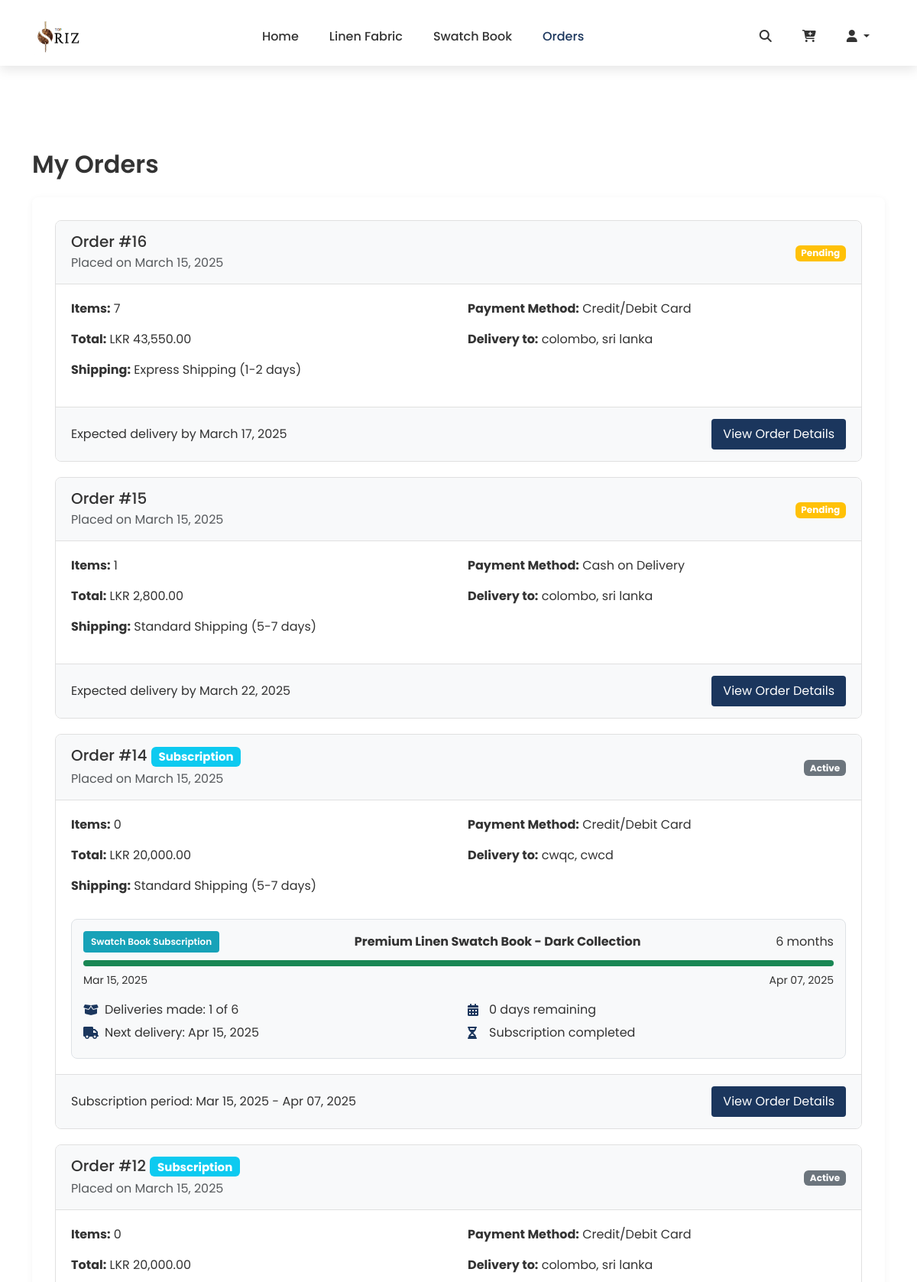
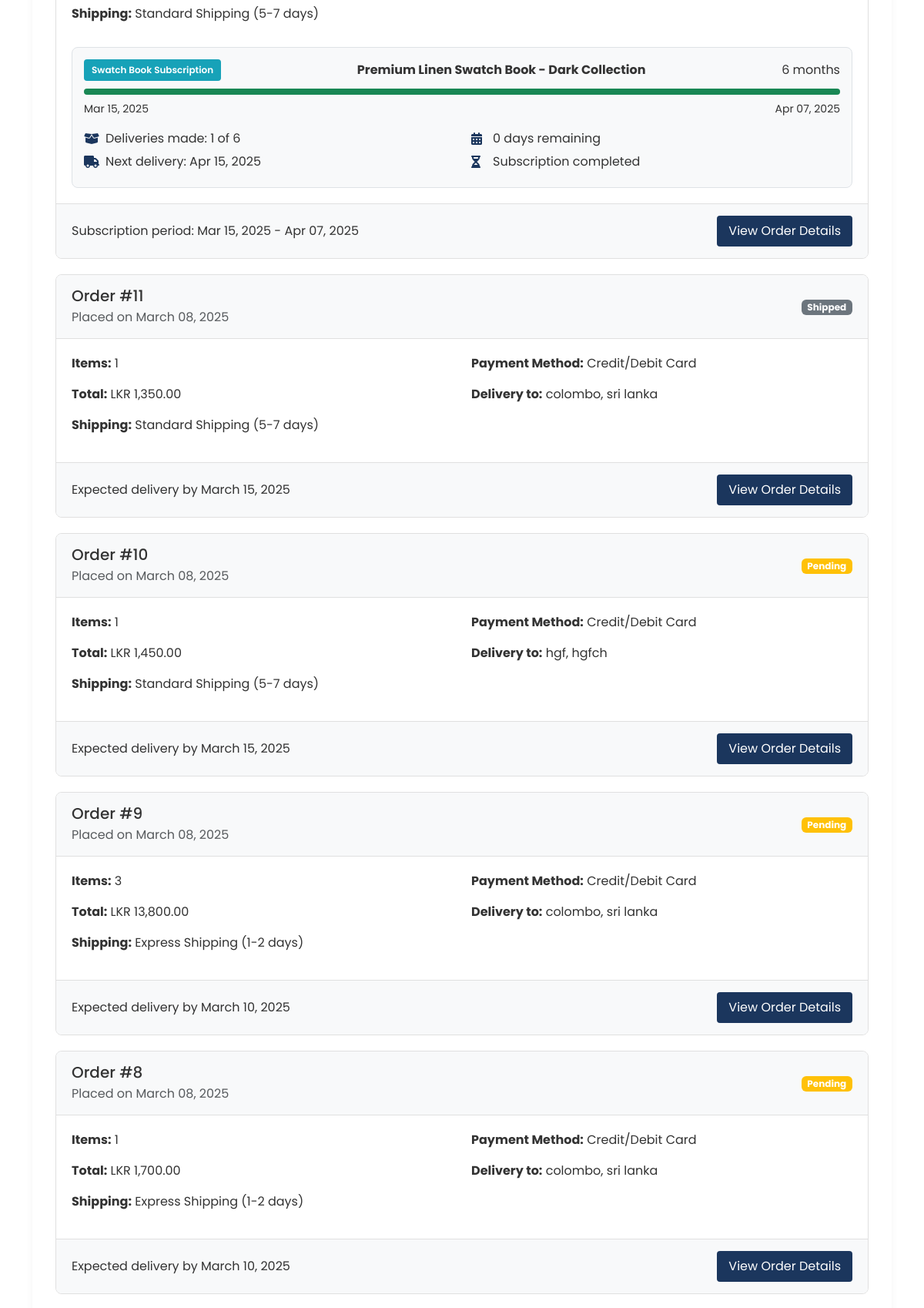
/orders.php (signed in, upper part), run on the app's committed database (2 pictures, top to bottom).
### tables this page shows
CREATE TABLE `orders` (
  `id` int(11) NOT NULL,
  `user_id` int(11) NOT NULL,
  `total_amount` decimal(10,2) NOT NULL,
  `payment_method` varchar(50) NOT NULL,
  `payment_status` varchar(20) NOT NULL DEFAULT 'pending',
  `order_type` varchar(50) DEFAULT 'regular',
  `subscription_id` int(11) DEFAULT NULL,
  `delivery_address` text DEFAULT NULL,
  `delivery_city` varchar(100) DEFAULT NULL,
  `delivery_postcode` varchar(20) DEFAULT NULL,
  `delivery_country` varchar(100) DEFAULT NULL,
  `delivery_option` varchar(50) DEFAULT 'standard',
  `delivery_cost` decimal(10,2) DEFAULT 250.00,
  `order_date` timestamp NOT NULL DEFAULT current_timestamp(),
  `created_at` timestamp NOT NULL DEFAULT current_timestamp()
);

CREATE TABLE `swatch_subscriptions` (
  `id` int(11) NOT NULL,
  `user_id` int(11) NOT NULL,
  `swatch_type` varchar(50) NOT NULL,
  `duration` int(11) NOT NULL,
  `start_date` date NOT NULL,
  `end_date` varchar(50) DEFAULT NULL,
  `total_amount` decimal(10,2) NOT NULL,
  `payment_method` varchar(50) NOT NULL,
  `payment_status` varchar(20) NOT NULL DEFAULT 'pending',
  `created_at` timestamp NOT NULL DEFAULT current_timestamp()
);

### orders.php (the view, shortened to what this page needs)
<?php
require_once 'config.php';
$user_id = $_SESSION['user_id'];
function getSubscriptionDetails($subscription_id, $conn) {
    $stmt = $conn->prepare("
        SELECT * FROM swatch_subscriptions
        WHERE id = ?
    ");
    $stmt->bind_param("i", $subscription_id);
    $stmt->execute();
    $result = $stmt->get_result();
    return $result->fetch_assoc();
}
$stmt = $conn->prepare("
    SELECT o.*,
           COUNT(DISTINCT oi.id) as item_count
    FROM orders o
    LEFT JOIN order_items oi ON o.id = oi.order_id
    WHERE o.user_id = ?
    GROUP BY o.id
    ORDER BY o.order_date DESC
");
$stmt->bind_param("i", $user_id);
$stmt->execute();
$result = $stmt->get_result();
$orders = [];
while ($row = $result->fetch_assoc()) {
    $orders[] = $row;
}
?>
<!DOCTYPE html>
<html lang="en">
<head>
    <link href="https://cdn.jsdelivr.net/npm/bootstrap@5.3.3/dist/css/bootstrap.min.css" rel="stylesheet">
    <link rel="stylesheet" href="https://cdnjs.cloudflare.com/ajax/libs/font-awesome/6.5.1/css/all.min.css">
    <link rel="stylesheet" href="Style.css">
</head>
<body>
<nav class="navbar navbar-expand-lg navbar-light bg-light py-2 fixed-top">
        <div class="container">
            <img src="img/logo.png" alt="Pure Linen Logo" class="navbar-brand">
            <div class="collapse navbar-collapse justify-content-center" id="navbarSupportedContent">
                <ul class="navbar-nav mx-auto">
                    <li class="nav-item">
                        <a class="nav-link" href="Index.php">Home</a>
                    </li>
                    <li class="nav-item">
                        <a class="nav-link " href="shop.php">Linen Fabric</a>
                    </li>
                    <li class="nav-item">
                        <a class="nav-link" href="swatch.php">Swatch Book</a>
                    </li>
                    <li class="nav-item">
                        <a class="nav-link active" href="orders.php">Orders</a>
                    </li>
                </ul>
                <ul class="navbar-nav">
                    <li class="nav-item">
                        <a class="nav-link" href="search.php" aria-label="Search">
                            <i class="fas fa-search"></i>
                        </a>
                    </li>
                    <li class="nav-item">
                        <a class="nav-link" href="cart.php" aria-label="Shopping Cart">
                            <i class="fas fa-cart-plus"></i>
                        </a>
                    </li>
                    <li class="nav-item dropdown">
                        <?php if(isset($_SESSION['user_id'])): ?>
                            <a class="nav-link dropdown-toggle" href="#" id="profileDropdown" role="button" data-bs-toggle="dropdown">
                                <i class="fas fa-user"></i>
                            </a>
                        <?php else: ?>
                            <a class="nav-link" href="login.php">
                                <i class="fas fa-sign-in-alt"></i> Login
                            </a>
                        <?php endif; ?>
                    </li>
                </ul>
            </div>
        </div>
    </nav>
    <div class="container mt-5 pt-5">
        <h2 class="mb-4">My Orders</h2>
        <div class="orders-container">
            <?php if (empty($orders)): ?>
                <div class="no-orders">
                    <i class="fas fa-shopping-bag"></i>
                    <h4>You haven't placed any orders yet</h4>
                    <p class="text-muted">Browse our products and place your first order!</p>
                    <a href="shop.php" class="btn btn-primary mt-3">Start Shopping</a>
                </div>
            <?php else: ?>
                <?php foreach ($orders as $order): ?>
                    <div class="order-card">
                        <div class="order-header d-flex justify-content-between align-items-center flex-wrap">
                            <div>
                                <h5 class="mb-1">
                                    Order #<?php echo $order['id']; ?>
                                    <?php if ($order['order_type'] === 'subscription'): ?>
                                        <span class="badge bg-info">Subscription</span>
                                    <?php endif; ?>
                                </h5>
                                <p class="text-muted mb-0">Placed on <?php echo date('F d, Y', strtotime($order['order_date'])); ?></p>
                            </div>
                            <div class="order-status">
                                <?php
                                    $status_class = '';
                                    switch($order['payment_status']) {
                                        case 'completed':
                                            $status_class = 'bg-success';
                                            break;
                                        case 'pending':
                                            $status_class = 'bg-warning';
                                            break;
                                        case 'cancelled':
                                            $status_class = 'bg-danger';
                                            break;
                                        default:
                                            $status_class = 'bg-secondary';
                                    }
                                ?>
                                <span class="badge <?php echo $status_class; ?>">
                                    <?php echo ucfirst($order['payment_status']); ?>
                                </span>
                            </div>
                        </div>
                        <div class="order-body">
                            <div class="row">
                                <div class="col-md-6">
                                    <p><strong>Items:</strong> <?php echo $order['item_count']; ?></p>
                                    <p><strong>Total:</strong> LKR <?php echo number_format($order['total_amount'], 2); ?></p>
                                    <p>
                                        <strong>Shipping:</strong>
                                        <?php echo $order['delivery_option'] === 'express' ?
                                            'Express Shipping (1-2 days)' :
                                            'Standard Shipping (5-7 days)'; ?>
                                    </p>
                                </div>
                                <div class="col-md-6">
                                    <p>
                                        <strong>Payment Method:</strong>
                                        <?php
                                            switch($order['payment_method']) {
                                                case 'card':
                                                    echo 'Credit/Debit Card';
                                                    break;
                                                case 'bank':
                                                    echo 'Bank Transfer';
                                                    break;
                                                case 'cod':
                                                    echo 'Cash on Delivery';
                                                    break;
                                            }
                                        ?>
                                    </p>
                                    <p><strong>Delivery to:</strong> <?php echo htmlspecialchars($order['delivery_city']); ?>, <?php echo htmlspecialchars($order['delivery_country']); ?></p>
                                </div>
                            </div>
                            <?php
                            if ($order['order_type'] === 'subscription' && !empty($order['subscription_id'])) {
                                $subscription = getSubscriptionDetails($order['subscription_id'], $conn);
                                if ($subscription) {
                                    $start_date = new DateTime($subscription['start_date']);
                                    $end_date = new DateTime($subscription['end_date']);
                                    $current_date = new DateTime();
                                    $total_days = $start_date->diff($end_date)->days;
                                    $days_elapsed = $start_date->diff($current_date)->days;
                                    $progress_percentage = 0;
                                    if ($total_days > 0) {
                                        $progress_percentage = min(100, max(0, ($days_elapsed / $total_days) * 100));
                                    }
                                    $days_left = max(0, $current_date->diff($end_date)->days);
                                    $months_left = ceil($days_left / 30);
                                    $total_deliveries = $subscription['duration'];
                                    $months_elapsed = floor($days_elapsed / 30);
                                    $deliveries_made = min($total_deliveries, max(1, $months_elapsed + 1));
                                    $deliveries_remaining = max(0, $total_deliveries - $deliveries_made);
                                    ?>
                                    <div class="subscription-details">
                                        <div class="subscription-header">
                                            <span class="subscription-badge">Swatch Book Subscription</span>
                                            <strong>Premium Linen Swatch Book - <?php echo ucfirst($subscription['swatch_type']); ?> Collection</strong>
                                            <span><?php echo $subscription['duration']; ?> <?php echo $subscription['duration'] == 1 ? 'month' : 'months'; ?></span>
                                        </div>
                                        <div class="progress mt-2 mb-2">
                                            <div class="progress-bar bg-success" role="progressbar" style="width: <?php echo $progress_percentage; ?>%"></div>
                                        </div>
                                        <div class="d-flex justify-content-between mb-3">
                                            <small><?php echo date('M d, Y', strtotime($subscription['start_date'])); ?></small>
                                            <small><?php echo date('M d, Y', strtotime($subscription['end_date'])); ?></small>
                                        </div>
                                        <div class="row">
                                            <div class="col-md-6">
                                                <div class="sub-detail-row">
                                                    <i class="fas fa-box-open"></i>
                                                    <span>Deliveries made: <?php echo $deliveries_made; ?> of <?php echo $total_deliveries; ?></span>
                                                </div>
                                                <?php if ($deliveries_remaining > 0): ?>
                                                    <div class="sub-detail-row">
                                                        <i class="fas fa-truck"></i>
                                                        <?php
                                                            $next_delivery = clone $start_date;
                                                            $next_delivery->modify('+'.($deliveries_made).' months');
                                                        ?>
                                                        <span>Next delivery: <?php echo $next_delivery->format('M d, Y'); ?></span>
                                                    </div>
                                                <?php endif; ?>
                                            </div>
                                            <div class="col-md-6">
                                                <div class="sub-detail-row">
                                                    <i class="fas fa-calendar-alt"></i>
                                                    <span><?php echo $days_left; ?> days remaining</span>
                                                </div>
                                                <div class="sub-detail-row">
                                                    <i class="fas fa-hourglass-half"></i>
                                                    <span>
                                                        <?php
                                                            if ($days_left > 0) {
                                                                echo $months_left . ' ' . ($months_left == 1 ? 'month' : 'months') . ' remaining';
                                                            } else {
                                                                echo 'Subscription completed';
                                                            }
                                                        ?>
                                                    </span>
                                                </div>
                                            </div>
                                        </div>
                                    </div>
                                    <?php
                                }
                            }
                            ?>
                        </div>
                        <div class="order-footer">
                            <span>
                                <?php
                                    if ($order['order_type'] === 'subscription' && isset($subscription) && !empty($subscription)) {
                                        echo 'Subscription period: ' . date('M d, Y', strtotime($subscription['start_date'])) .
                                             ' - ' . date('M d, Y', strtotime($subscription['end_date']));
                                    } else {
                                        $order_date = new DateTime($order['order_date']);
                                        if ($order['delivery_option'] === 'express') {
                                            $delivery_days = 2;
                                        } else {
                                            $delivery_days = 7;
                                        }
                                        $delivery_date = clone $order_date;
                                        $delivery_date->modify("+$delivery_days days");
                                        if ($order['payment_status'] !== 'cancelled') {
                                            echo 'Expected delivery by ' . $delivery_date->format('F d, Y');
                                        }
                                    }
                                ?>
                            </span>
                            <a href="order_details.php?id=<?php echo $order['id']; ?>" class="order-detail-btn">View Order Details</a>
                        </div>
                    </div>
                <?php endforeach; ?>
            <?php endif; ?>
        </div>
    </div>
    <?php include 'footer.php'; ?>
</body>
</html>

### data on the page
orders: id "16", order_date "March 15, 2025", payment_status "Pending", item_count "7", total_amount "43,550.00", shows "Express Shipping (1-2 days)", payment_method "Credit/Debit Card", delivery_city "colombo", delivery_country "sri lanka", $delivery_date->format('F d, Y') "March 17, 2025"
orders: id "15", order_date "March 15, 2025", payment_status "Pending", item_count "1", total_amount "2,800.00", shows "Standard Shipping (5-7 days)", payment_method "Cash on Delivery", delivery_city "colombo", delivery_country "sri lanka", $delivery_date->format('F d, Y') "March 22, 2025"
orders: id "14", order_type "Subscription", order_date "March 15, 2025", payment_status "Active", item_count "0", total_amount "20,000.00", delivery_option "Standard Shipping (5-7 days)", payment_method "Credit/Debit Card", delivery_city "cwqc", delivery_country "cwcd", swatch_subscriptions.swatch_type "Dark", swatch_subscriptions.duration "6", shows "months", swatch_subscriptions.start_date "Mar 15, 2025", swatch_subscriptions.end_date "Apr 07, 2025", swatch_subscriptions.start_date+duration "Apr 15, 2025", shows "Subscription completed"
orders: id "12", order_type "Subscription", order_date "March 15, 2025", payment_status "Active", item_count "0", total_amount "20,000.00", delivery_option "Standard Shipping (5-7 days)", payment_method "Credit/Debit Card", delivery_city "colombo", delivery_country "sri lanka", swatch_subscriptions.swatch_type "Dark", swatch_subscriptions.duration "6", shows "months", swatch_subscriptions.start_date "Mar 15, 2025", swatch_subscriptions.end_date "Apr 07, 2025", swatch_subscriptions.start_date+duration "Apr 15, 2025", shows "Subscription completed"
orders: id "11", order_date "March 08, 2025", payment_status "Shipped", item_count "1", total_amount "1,350.00", shows "Standard Shipping (5-7 days)", payment_method "Credit/Debit Card", delivery_city "colombo", delivery_country "sri lanka", $delivery_date->format('F d, Y') "March 15, 2025"
orders: id "10", order_date "March 08, 2025", payment_status "Pending", item_count "1", total_amount "1,450.00", shows "Standard Shipping (5-7 days)", payment_method "Credit/Debit Card", delivery_city "hgf", delivery_country "hgfch", $delivery_date->format('F d, Y') "March 15, 2025"
orders: id "9", order_date "March 08, 2025", payment_status "Pending", item_count "3", total_amount "13,800.00", shows "Express Shipping (1-2 days)", payment_method "Credit/Debit Card", delivery_city "colombo", delivery_country "sri lanka", $delivery_date->format('F d, Y') "March 10, 2025"
orders: id "8", order_date "March 08, 2025", payment_status "Pending", item_count "1", total_amount "1,700.00", shows "Express Shipping (1-2 days)", payment_method "Credit/Debit Card", delivery_city "colombo", delivery_country "sri lanka", $delivery_date->format('F d, Y') "March 10, 2025"
